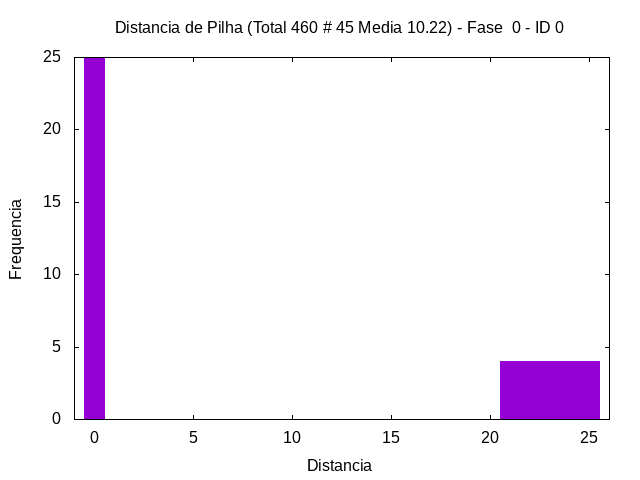

This chart was generated by the following gnuplot code:
set term png
set output "../out/transp-hist-0-0.png"
set style fill solid 1.0
set title "Distancia de Pilha (Total 460 # 45 Media 10.22) - Fase  0 - ID 0"
set xlabel "Distancia"
set ylabel "Frequencia"
plot [-1:26] "../out/transp-hist-0-0.gpdat" u 3:4 w boxes t ""
